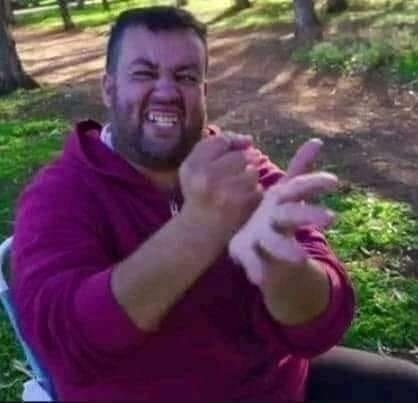
#> input picture Photos/test.jpg, 418 x 403 px
$ python transformations.py
#> lines starting #> are read from the running program, lines starting #| are printed output that depends on the picture
import cv2 as cv
import numpy as np

#Translation
def translate(img,x,y):
    transMat = np.float32([[1,0,x],[0,1,y]])
    dimensions = (img.shape[1], img.shape[0])
    return cv.warpAffine(img,transMat,dimensions)

# Read image
img = cv.imread('Photos/test.jpg')
#> img is the input picture: shape (403, 418, 3); mean B, G, R 80.9, 69.1, 93.4
translated = translate(img,-100,100)
#> in translate, `return cv.warpAffine(img,transMat,dimensions)`:
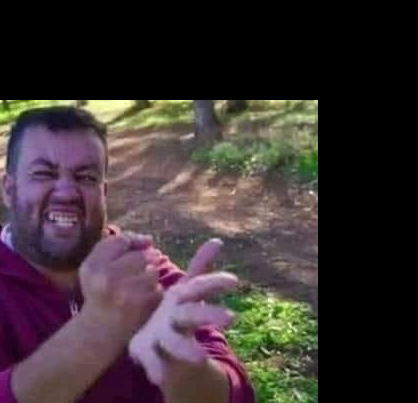
#> returned value: shape (403, 418, 3); mean of channels 0, 1, 2 51.9, 50, 60.7; drawn as B, G, R
cv.imshow('translated', translated)
cv.waitKey(0)

#Rotation
def rotate(img, angle,rotPoint=None):
#> called with angle = 45
    (height,width) = img.shape[:2]
#> height = 403; width = 418
    if rotPoint is None:
        rotPoint = (width//2,height//2)
#> rotPoint = (209, 201)
    rotMat = cv.getRotationMatrix2D(rotPoint,angle,1.0)
    dimensions = (width,height)
#> dimensions = (418, 403)
    return cv.warpAffine(img,rotMat,dimensions)
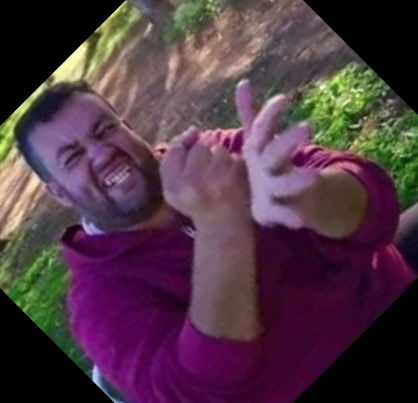
#> returned value: shape (403, 418, 3); mean of channels 0, 1, 2 67.3, 54.7, 78.6; drawn as B, G, R

rotated = rotate(img,45)
cv.imshow('Rotated', rotated)
cv.waitKey(0)

#Resizing

resized = cv.resize(img,(800,800),interpolation=cv.INTER_CUBIC)
cv.imshow('Resized', resized)
cv.waitKey(0)

#flipping
flip = cv.flip(img,-1)
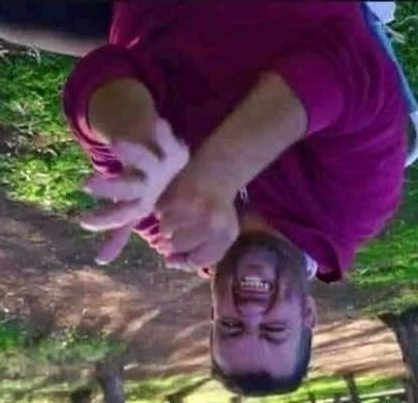
#> flip: shape (403, 418, 3); mean B, G, R 80.9, 69.1, 93.4
cv.imshow('flip', flip)
cv.waitKey(0)

#Cropping
cropped = img[200:400:,300:400]
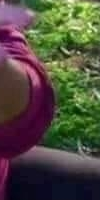
#> cropped: shape (200, 100, 3); mean B, G, R 62.6, 76.1, 80.7
cv.imshow('cropped', cropped)
cv.waitKey(0)
